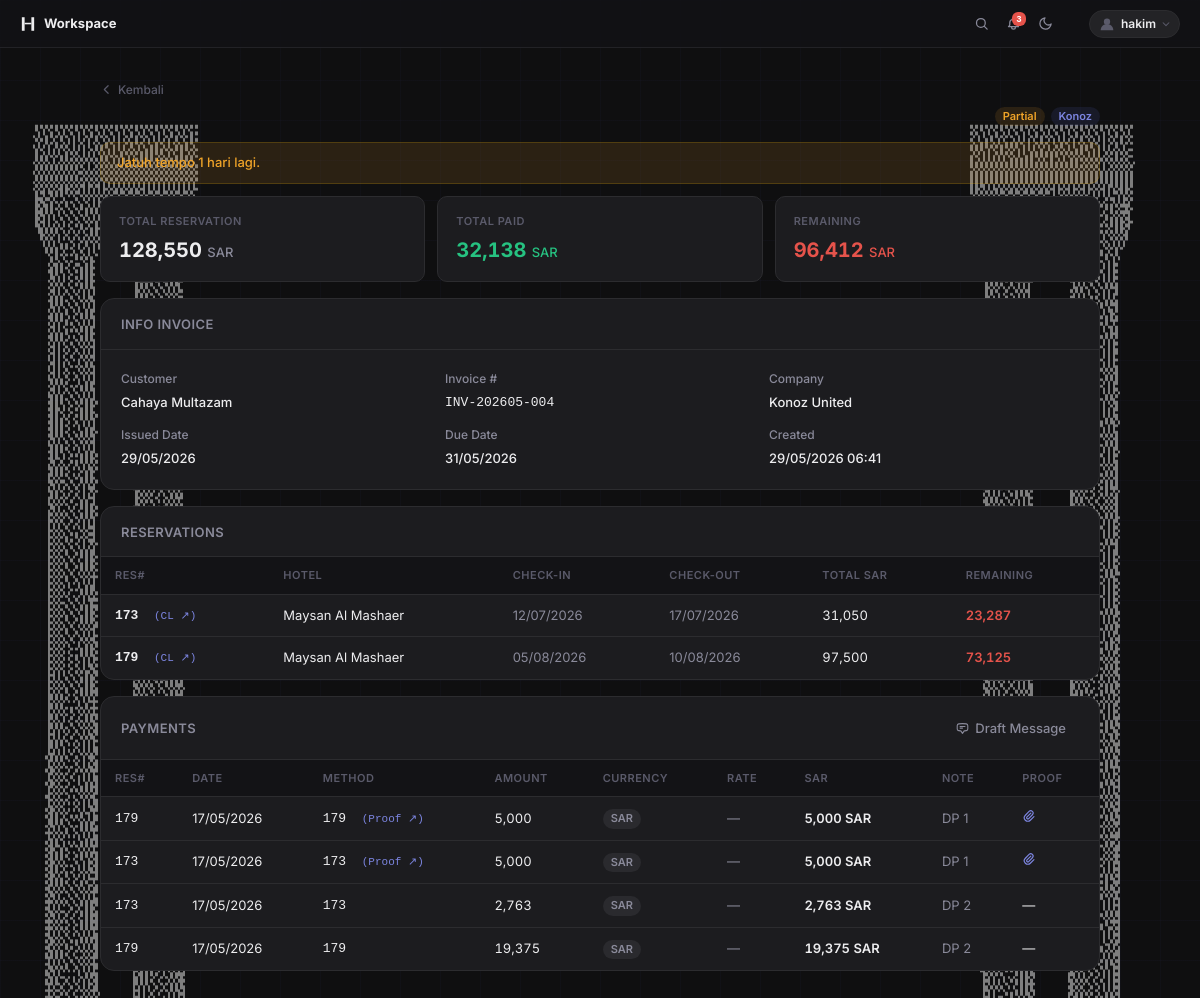
/invoice/6/ (signed in), run on the app's committed database.
### invoices/models.py (models this page shows, shortened)
class Invoice(models.Model):
    company = models.CharField(max_length=20, choices=COMPANY_CHOICES, default='konoz')
    client  = models.ForeignKey('Client', null=True, blank=True, on_delete=models.SET_NULL, related_name='invoices')
    invoice_type = models.CharField(max_length=20, choices=INVOICE_TYPE_CHOICES, default='hotel')
    invoice_number = models.CharField(max_length=100)
    customer_name = models.CharField(max_length=200)
    issued_date = models.DateField(null=True, blank=True)
    due_date = models.DateField(null=True, blank=True)
    currency = models.CharField(max_length=10, default='SAR')
    ai_summary = models.TextField(blank=True)
    created_at = models.DateTimeField(auto_now_add=True)
    updated_at = models.DateTimeField(auto_now=True)
    class Meta:
        ordering = ['-created_at']
    @property
    def total_sar(self):
        return sum(r.total_sar for r in self.reservations.all())
    @property
    def total_paid_sar(self):
        from .utils import convert_to_sar
        return sum(
            int(round(convert_to_sar(float(p.amount), p.currency, float(p.exchange_rate))))
            for p in self.payments.all()
        )
    @property
    def remaining_sar(self):
        return self.total_sar - self.total_paid_sar

class Reservation(models.Model):
    invoice = models.ForeignKey(Invoice, on_delete=models.CASCADE, related_name='reservations')
    reservation_number = models.CharField(max_length=100)
    hotel = models.CharField(max_length=200, blank=True)
    check_in = models.DateField(null=True, blank=True)
    check_out = models.DateField(null=True, blank=True)
    total_sar = models.PositiveIntegerField(default=0)

class Payment(models.Model):
    invoice = models.ForeignKey(Invoice, on_delete=models.CASCADE, related_name='payments')
    linked_number = models.CharField(max_length=100, blank=True)
    payment_date = models.DateField(null=True, blank=True)
    method = models.CharField(max_length=100, blank=True)
    amount = models.DecimalField(max_digits=14, decimal_places=2, default=0)
    currency = models.CharField(max_length=10, default='SAR')
    exchange_rate = models.DecimalField(max_digits=14, decimal_places=4, default=1)
    note = models.TextField(blank=True)
    proof = models.FileField(upload_to='payments/proof/', null=True, blank=True)
    @property
    def amount_sar(self):
        from .utils import convert_to_sar
        return int(round(convert_to_sar(float(self.amount), self.currency, float(self.exchange_rate))))

### invoices/views/invoice_views.py (the view)
# urls.py: path('invoice/<int:pk>/', views.invoice_detail, name='invoice_detail'),
@login_required
def invoice_detail(request, pk):
    from datetime import date as _date
    invoice = get_object_or_404(Invoice, pk=pk, invoice_type="hotel")
    reservations = _build_reservation_context(invoice)
    due_alert = None
    if invoice.due_date and invoice.remaining_sar > 0:
        days = (invoice.due_date - _date.today()).days
        if days < 0:
            due_alert = {"type": "red", "msg": f"Jatuh tempo sudah lewat {abs(days)} hari yang lalu."}
        elif days == 0:
            due_alert = {"type": "red", "msg": "Jatuh tempo hari ini!"}
        elif days <= 7:
            due_alert = {"type": "yellow", "msg": f"Jatuh tempo {days} hari lagi."}
    return render(request, "invoices/invoice/invoice_detail.html", {
        "invoice": invoice,
        "reservations": reservations,
        "ai_summary": invoice.ai_summary or None,
        "due_alert": due_alert,
    })

### invoices/utils.py (called while the page is built)
def convert_to_sar(amount, currency, exchange_rate):
    if currency == "SAR":
        return amount
    elif currency == "IDR":
        return amount / exchange_rate if exchange_rate != 0 else 0
    else:  # USD or others
        return amount * exchange_rate

def format_currency(amount):
    return f"{int(round(amount)):,}"

### invoices/templates/invoices/invoice/invoice_detail.html (shortened to what this page needs)
{% extends 'invoices/partials/_base.html' %}
{% load static humanize %}
{% block content %}
<div class="page">
  <div class="page-header" style="margin-bottom:16px;justify-content:flex-end;align-items:flex-end;">
    <div style="display:flex;gap:6px;align-items:center;flex-wrap:wrap;justify-content:flex-end;width:100%;">
      {% if invoice.remaining_sar == 0 %}
        <span class="badge badge-green">Paid</span>
      {% elif invoice.remaining_sar < invoice.total_sar %}
        <span class="badge badge-yellow">Partial</span>
      {% else %}
        <span class="badge badge-red">Unpaid</span>
      {% endif %}
      {% if invoice.company == 'ijabah' %}<span class="badge badge-yellow">Ijabah</span>
      {% else %}<span class="badge badge-blue">Konoz</span>{% endif %}
    </div>
  </div>
  {% if due_alert %}
  <div class="alert alert-{{ due_alert.type }}" style="margin-bottom:12px;">{{ due_alert.msg }}</div>
  {% endif %}
  <div class="stats">
    <div class="stat">
      <div class="stat-label"><span class="m-hide">Total </span>Reservation</div>
      <div class="stat-value mono">{{ invoice.total_sar|floatformat:0|intcomma }} <span style="font-size:13px;font-weight:500;color:var(--text-2);">SAR</span></div>
    </div>
    <div class="stat">
      <div class="stat-label"><span class="m-hide">Total </span>Paid</div>
      <div class="stat-value green mono">{{ invoice.total_paid_sar|floatformat:0|intcomma }} <span style="font-size:13px;font-weight:500;">SAR</span></div>
    </div>
    <div class="stat">
      <div class="stat-label">Remaining</div>
      <div class="stat-value {% if invoice.remaining_sar == 0 %}green{% else %}red{% endif %} mono">{{ invoice.remaining_sar|floatformat:0|intcomma }} <span style="font-size:13px;font-weight:500;">SAR</span></div>
    </div>
  </div>
  <div class="card">
    <div class="card-header"><span class="card-title">Info Invoice</span></div>
    <div class="card-body">
      <div class="grid-3 inv-info-grid">
        <div class="field"><div class="field-label">Customer</div><div class="field-value">{{ invoice.customer_name }}</div></div>
        <div class="field"><div class="field-label">Invoice #</div><div class="field-value copyable" style="font-family:monospace;" onclick="copyText('{{ invoice.invoice_number }}')" title="Click to copy">{{ invoice.invoice_number }}</div></div>
        <div class="field"><div class="field-label">Company</div><div class="field-value">{{ invoice.get_company_display }}</div></div>
        <div class="field"><div class="field-label">Issued Date</div><div class="field-value">{% if invoice.issued_date %}{{ invoice.issued_date|date:"d/m/Y" }}{% else %}—{% endif %}</div></div>
        <div class="field"><div class="field-label">Due Date</div><div class="field-value">{% if invoice.due_date %}{{ invoice.due_date|date:"d/m/Y" }}{% else %}—{% endif %}</div></div>
        <div class="field"><div class="field-label">Created</div><div class="field-value">{{ invoice.created_at|date:"d/m/Y H:i" }}</div></div>
      </div>
    </div>
  </div>
  <div class="card">
    <div class="card-header"><span class="card-title">Reservations</span></div>
    <div class="table-wrap">
      <table>
        <thead>
          <tr><th>Res#</th><th>Hotel</th><th>Check-in</th><th>Check-out</th><th>Total SAR</th><th>Remaining</th></tr>
        </thead>
        <tbody>
          {% for res in reservations %}
          <tr>
            <td class="col-m-primary" style="font-family:monospace;font-weight:600;justify-content:space-between;align-items:flex-start;">
              <span>{{ res.number }}{% if res.cl_pk %}&nbsp;&nbsp;<a href="{% url 'cl_detail' res.cl_pk %}" style="font-size:11px;color:var(--accent-2);text-decoration:none;font-family:inherit;font-weight:500;">(CL ↗)</a>{% endif %}</span>
            </td>
            <td class="col-m-hide">{{ res.hotel }}</td>
            <td class="col-m-hide" style="color:var(--text-2);">{% if res.check_in %}{{ res.check_in|date:"d/m/Y" }}{% else %}—{% endif %}</td>
            <td class="col-m-hide" style="color:var(--text-2);">{% if res.check_out %}{{ res.check_out|date:"d/m/Y" }}{% else %}—{% endif %}</td>
            <td class="mono col-m-hide">{{ res.total }}</td>
            <td class="{{ res.remaining_class }} mono col-m-hide">{{ res.remaining }}</td>
          </tr>
          {% empty %}
          <tr><td colspan="6" style="text-align:center;color:var(--text-3);">No reservations</td></tr>
          {% endfor %}
        </tbody>
      </table>
    </div>
  </div>
  <div class="card">
    <div class="card-header">
      <span class="card-title">Payments</span>
      {% if invoice.remaining_sar > 0 %}
      <button class="btn btn-ghost btn-sm" id="btn-draft-msg" onclick="openDraftModal('invoice', {{ invoice.pk }})">
        Draft Message
      </button>
      {% endif %}
    </div>
    <div class="table-wrap">
      <table>
        <thead>
          <tr><th>Res#</th><th>Date</th><th>Method</th><th>Amount</th><th>Currency</th><th>Rate</th><th>SAR</th><th>Note</th><th>Proof</th></tr>
        </thead>
        <tbody>
          {% for p in invoice.payments.all %}
          <tr>
            <td class="col-m-hide" style="font-family:monospace;">{{ p.linked_number|default:"—" }}</td>
            <td class="col-m-hide">{% if p.payment_date %}{{ p.payment_date|date:"d/m/Y" }}{% else %}—{% endif %}</td>
            <td class="col-m-primary" style="font-family:monospace;">
              {{ p.linked_number|default:"—" }}{% if p.proof %}&nbsp;&nbsp;<a href="{{ p.proof.url }}" target="_blank" style="font-family:inherit;font-size:11px;color:var(--accent-2);text-decoration:none;font-weight:500;">(Proof ↗)</a>{% endif %}
            </td>
            <td class="mono col-m-hide">{{ p.amount|floatformat:0|intcomma }}</td>
            <td class="col-m-hide"><span class="badge badge-gray">{{ p.currency }}</span></td>
            <td class="col-m-hide" style="color:var(--text-2);">{% if p.currency != "SAR" %}{{ p.exchange_rate|floatformat:2 }}{% else %}—{% endif %}</td>
            <td class="mono col-m-amount" style="font-weight:600;">{{ p.amount_sar|floatformat:0|intcomma }} SAR</td>
            <td class="col-m-hide" style="color:var(--text-2);">{{ p.note|default:"—" }}</td>
            <td class="col-m-hide">{% if p.proof %}<a href="{{ p.proof.url }}" target="_blank" title="View proof" style="color:var(--accent-2);text-decoration:none;display:inline-flex;"><svg width="14" height="14" fill="none" stroke="currentColor" stroke-width="2" viewBox="0 0 24 24"><path stroke-linecap="round" stroke-linejoin="round" d="M15.172 7l-6.586 6.586a2 2 0 102.828 2.828l6.414-6.586a4 4 0 00-5.656-5.656l-6.415 6.585a6 6 0 108.486 8.486L20.5 13"/></svg></a>{% else %}—{% endif %}</td>
          </tr>
          {% empty %}
          <tr><td colspan="9" style="text-align:center;color:var(--text-3);padding:20px;">No payments</td></tr>
          {% endfor %}
        </tbody>
      </table>
    </div>
  </div>
</div>
{% endblock %}

### invoices/templates/invoices/partials/_base.html (shortened to what this page needs)
{% load static %}
<!DOCTYPE html>
<html lang="en" data-theme="dark">
<head>
  <link rel="stylesheet" href="{% static 'invoices/css/design.css' %}">
</head>
<body>
  <nav class="topbar">
    <a href="{% url 'home' %}" class="topbar-brand" data-shortcut="home">
  <svg width="16" height="16" viewBox="0 0 26 26" fill="none" xmlns="http://www.w3.org/2000/svg">
    <rect x="3" y="2" width="4.5" height="22" fill="currentColor"/>
    <rect x="18.5" y="2" width="4.5" height="22" fill="currentColor"/>
    <rect x="7.5" y="11" width="11" height="2.5" fill="currentColor"/>
  </svg>
  Workspace
</a>
    {% if user.is_authenticated %}
    <div class="topbar-right">
      <button type="button" id="btn-search" class="topbar-icon-btn" title="Cari (/)">
        <svg width="15" height="15" fill="none" stroke="currentColor" stroke-width="2" viewBox="0 0 24 24"><circle cx="11" cy="11" r="7"/><path stroke-linecap="round" d="M21 21l-4.35-4.35"/></svg>
      </button>
      <button type="button" class="topbar-icon-btn" id="btn-notif" title="Notifikasi">
        {% if due_soon_count %}<span class="notif-badge">{{ due_soon_count }}</span>{% endif %}
      </button>
      <button type="button" id="btn-theme" class="topbar-icon-btn" title="Ganti tema" onclick="toggleTheme()">
        <svg id="icon-moon" width="15" height="15" fill="none" stroke="currentColor" stroke-width="2" viewBox="0 0 24 24"><path stroke-linecap="round" stroke-linejoin="round" d="M21 12.79A9 9 0 1111.21 3a7 7 0 009.79 9.79z"/></svg>
      </button>
      <div class="account-wrap" id="account-wrap">
        <button type="button" id="btn-account" class="account-btn" aria-label="Akun">
          {% if user.profile.avatar %}
          <img src="{{ user.profile.avatar.url }}" class="account-avatar-img" alt="{{ user.username }}">
          {% else %}
          <svg class="account-avatar-default" width="18" height="18" viewBox="0 0 20 20" fill="none" xmlns="http://www.w3.org/2000/svg">
            <circle cx="10" cy="7.5" r="3.5" fill="currentColor"/>
            <path d="M3 17c0-3.866 3.134-7 7-7s7 3.134 7 7" fill="currentColor"/>
          </svg>
          {% endif %}
          <span class="account-username">{{ user.username }}</span>
          <svg class="account-chevron" width="10" height="10" fill="none" stroke="currentColor" stroke-width="2.5" viewBox="0 0 24 24"><path stroke-linecap="round" stroke-linejoin="round" d="M19 9l-7 7-7-7"/></svg>
        </button>
      </div>
    </div>
    {% endif %}
  </nav>
  {% block content %}{% endblock %}
</body>
</html>

### invoices/templates/invoices/partials/_base.html (style rules this page uses)
.page, .page-sm, .center-wrap, .card, .modal-overlay, #search-overlay { position: relative; z-index: 1; }

### invoices/templates/invoices/invoice/invoice_detail.html (style rules this page uses)
.m-hide { display: inline; }

### data on the page
Invoice: total_sar "128,550", total_paid_sar "32,138", remaining_sar "96,412", customer_name "Cahaya Multazam", invoice_number "INV-202605-004", company "Konoz United", issued_date "29/05/2026", due_date "31/05/2026", created_at "29/05/2026 06:41"
Reservation: number "173", hotel "Maysan Al Mashaer", check_in "12/07/2026", check_out "17/07/2026"
Reservation: number "179", hotel "Maysan Al Mashaer", check_in "05/08/2026", check_out "10/08/2026"
Payment: linked_number "179", payment_date "17/05/2026", amount "5,000", currency "SAR", amount_sar "5,000", note "DP 1"
Payment: linked_number "173", payment_date "17/05/2026", amount "5,000", currency "SAR", amount_sar "5,000", note "DP 1"
Payment: linked_number "173", payment_date "17/05/2026", amount "2,763", currency "SAR", amount_sar "2,763", note "DP 2"
Payment: linked_number "179", payment_date "17/05/2026", amount "19,375", currency "SAR", amount_sar "19,375", note "DP 2"

### other printed values
{{ due_soon_count }} "3"
{{ user.username }} "hakim"
{{ due_alert.msg }} "Jatuh tempo 1 hari lagi."
{{ res.total }} "31,050" "97,500"
{{ res.remaining }} "23,287" "73,125"
